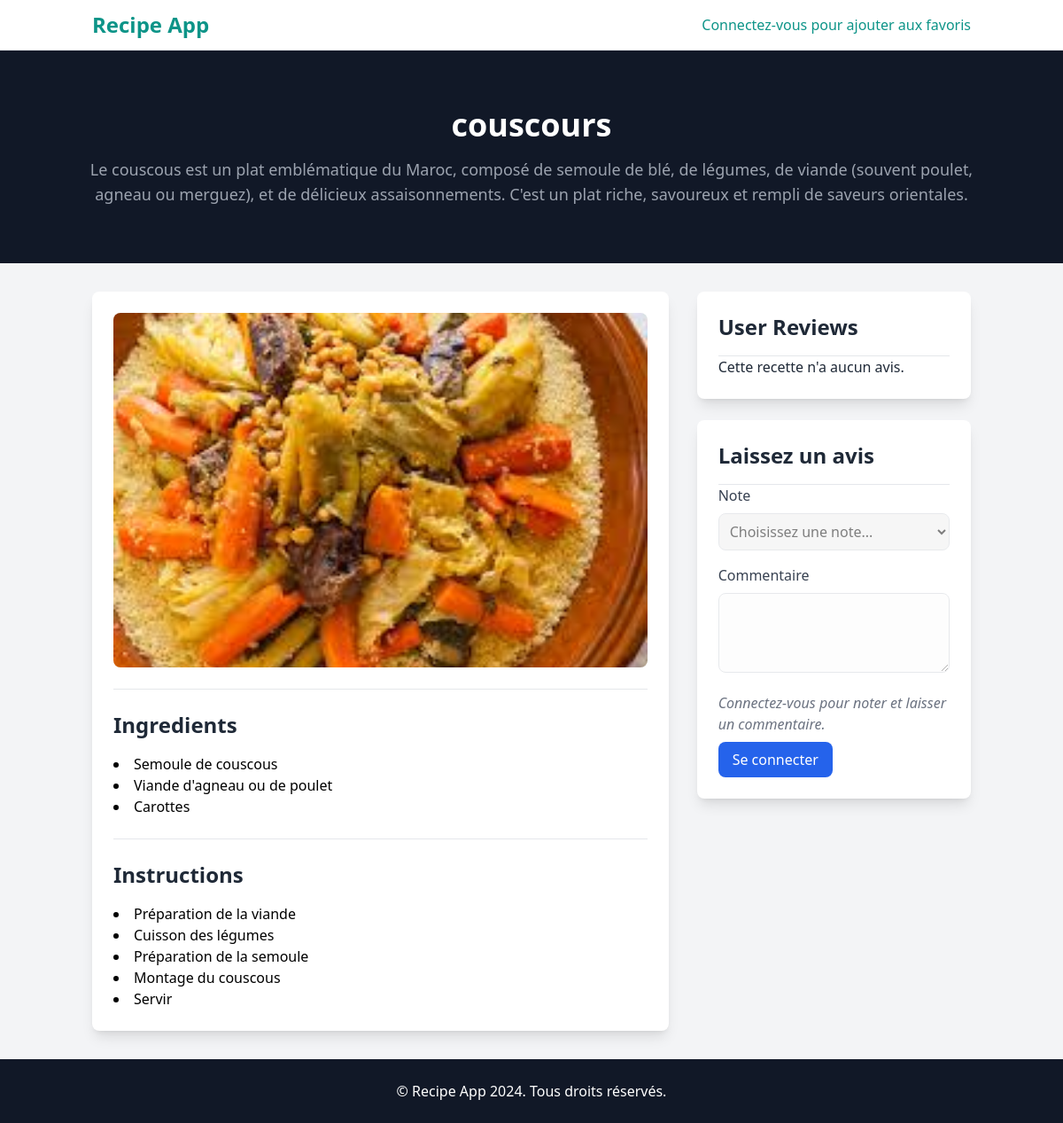
Screenshot of /recipes/21 with the database file from the repository.
### recipes/models.py (models this page shows, shortened)
class Recipe(models.Model):
    title = models.CharField(max_length=200)
    description = models.TextField()
    user = models.ForeignKey(User, on_delete=models.SET_NULL, null=True, blank=True)
    image = models.ImageField(upload_to='recipes_photos/',default="https://dummyimage.com/450x300/dee2e6/6c757d.jpg")

class Ingredient(models.Model):
    produit = models.ForeignKey(Produit, on_delete = models.CASCADE)
    recette = models.ForeignKey(Recipe, on_delete = models.CASCADE)
    qtté = models.TextField()

class Produit(models.Model):
    name = models.CharField(max_length=100)

class Step(models.Model):
    recipe = models.ForeignKey(Recipe, related_name='steps', on_delete=models.CASCADE)
    description = models.TextField()
    image = models.ImageField(upload_to='step_images/', blank=True, null=True)  # Optional image for each step
    order = models.PositiveIntegerField()  # To define the order of steps
    class Meta:
        ordering = ['order']  # Ensures steps are ordered by the 'order' field

### recipes/views.py (the view)
# urls.py: path('<str:recipe_id>',recipes.views.recette_info, name="recette_info"),
def recette_info(request, recipe_id):
    try:
        recette=Recipe.objects.get(id=recipe_id)
    except Recipe.DoesNotExist:
        return HttpResponse("Recipe not found", status=404)
    is_favorited = Favorites.objects.filter(user=request.user, recette=recette).exists() if request.user.is_authenticated else False
    reviews = Avis.objects.filter(recipe=recette)
    ingredients = Ingredient.objects.filter(recette=recette)
    steps = Step.objects.filter(recipe=recette)
    return render(request, 'recipes/recette_info.html', {'recette': recette, 'is_favorited': is_favorited,'reviews':reviews,'ingredients':ingredients,'steps':steps})

### recipes/templates/recipes/recette_info.html (shortened to what this page needs)
<!DOCTYPE html>
<html lang="en">
<head>
    <script src="https://cdn.tailwindcss.com"></script>
</head>
<body class="font-sans antialiased bg-gray-100">
    <nav class="bg-white border-b border-gray-200">
        <div class="container mx-auto px-4 py-3 flex justify-between items-center">
            <a href="{% url 'recipes' %}" class="text-2xl font-semibold text-teal-600">Recipe App</a>
            <div class="flex items-center space-x-4">
                {% if user.is_authenticated %}
                    <form method="post" action="{% url 'toggle_favorite' recette.id %}" class="flex items-center space-x-2">
                        {% csrf_token %}
                        {% if is_favorited %}
                            <button type="submit" class="bg-red-600 text-white px-4 py-2 rounded-lg">
                                Retirer des favoris
                            </button>
                        {% else %}
                            <button type="submit" class="bg-teal-600 text-white px-4 py-2 rounded-lg">
                                Ajouter aux favoris
                            </button>
                        {% endif %}
                    </form>
                {% else %}
                        <a href="{% url 'login' %}" class="text-teal-600 hover:underline">
                            Connectez-vous pour ajouter aux favoris
                        </a>
                {% endif %}
            </div>
        </div>
    </nav>
    <header class="bg-gray-900 py-16">
        <div class="container mx-auto text-center text-white">
            <h1 class="text-4xl font-bold">{{ recette.title }}</h1>
            <p class="text-lg mt-4 text-gray-400">{{ recette.description }}</p>
        </div>
    </header>
    <main class="container mx-auto px-4 py-8">
        <div class="grid grid-cols-1 lg:grid-cols-3 gap-8">
            <div class="lg:col-span-2 bg-white p-6 rounded-lg shadow-lg">
                <img src="../../../recipes_photos/{{recette.image }}"
                class="w-full h-[400px] object-cover rounded-lg"
                onerror="this.onerror=null; this.src='https://dummyimage.com/900x400/ced4da/6c757d.jpg';">
                <hr class="my-6">
                <h2 class="text-2xl font-semibold text-gray-800 mb-4">Ingredients</h2>
                <div class="grid grid-cols-2 gap-4">
                    <ul class="list-disc list-inside">
                        {% for ingredient in ingredients %}
                            <li>{{ ingredient.produit.name }}</li>
                        {% endfor %}
                    </ul>
                </div>
                <hr class="my-6">
                <h2 class="text-2xl font-semibold text-gray-800 mb-4">Instructions</h2>
                <div class="space-y-4">
                    <ul class="list-disc list-inside">
                        {% if steps %}
                        {% for step in steps %}
                            <li>{{ step.description }}</li>
                        {% endfor %}
                        {% else %}
                        <p>{{recette.instructions}}</p>
                        {% endif %}
                    </ul>
                </div>
            </div>
            <div>
                <div class="bg-white p-6 rounded-lg shadow-lg mb-6">
                    <h2 class="text-2xl font-semibold text-gray-800 mb-4">User Reviews</h2>
                    <hr>
                    <div class="space-y-6">
                        {% if not reviews %}
                            <p class="text-gray-800">Cette recette n'a aucun avis.</p>
                        {% endif %}
                    </div>
                </div>
                <div class="bg-white p-6 rounded-lg shadow-lg">
                    <h2 class="text-2xl font-semibold text-gray-800 mb-4">Laissez un avis</h2>
                    <hr>
                    <form action="{% url 'submit_review' %}" method="post">
                        <div class="mb-4">
                            <label for="rating" class="block text-gray-700 font-medium mb-2">Note</label>
                            <select
                                name="rating"
                                id="rating"
                                class="w-full border border-gray-300 rounded-lg p-2 opacity-50"
                                {% if not user.is_authenticated %} disabled {% endif %}>
                                <option value="" disabled selected>Choisissez une note...</option>
                            </select>
                        </div>
                        <div class="mb-4">
                            <label for="comment" class="block text-gray-700 font-medium mb-2">Commentaire</label>
                            <textarea
                                name="comment"
                                id="comment"
                                class="w-full border border-gray-300 rounded-lg p-2 opacity-50"
                                rows="3"
                                placeholder="Connectez-vous pour écrire un commentaire."
                                {% if not user.is_authenticated %} disabled {% endif %} required>
                            </textarea>
                        </div>
                    </form>
                    {% if not user.is_authenticated %}
                    <div class="mt-4">
                        <p class="text-gray-500 italic">
                            Connectez-vous pour noter et laisser un commentaire.
                        </p>
                        <a href="{% url 'login' %}" class="btn bg-blue-600 text-white px-4 py-2 rounded-lg mt-2 inline-block">Se connecter</a>
                    </div>
                    {% endif %}
                </div>
            </div>
        </div>
    </main>
    <footer class="bg-gray-900 py-6">
        <div class="container mx-auto text-center text-white">
            <p>&copy; Recipe App 2024. Tous droits réservés.</p>
        </div>
    </footer>
</body>
</html>

### rows the page displays
Recipe: title "couscours", description "Le couscous est un plat emblématique du Maroc, composé de semoule de blé, de légumes, de viande (souvent poulet, agneau ou merguez), et de délicieux assaisonnements. C'est un plat riche, savoureux et rempli de saveurs orientales.", image (picture)
Ingredient: produit.name "Semoule de couscous"
Ingredient: produit.name "Viande d'agneau ou de poulet"
Ingredient: produit.name "Carottes"
Step: description "Préparation de la viande"
Step: description "Cuisson des légumes"
Step: description "Préparation de la semoule"
Step: description "Montage du couscous"
Step: description "Servir"
